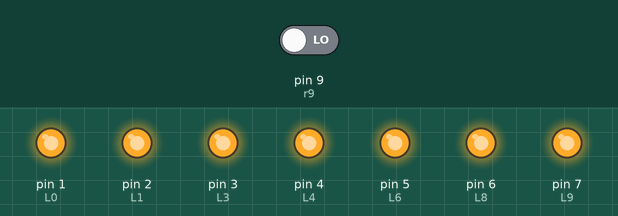
A sketch run on a simulated Arduino Uno, built with avr-gcc and run on an emulated ATmega328P. Shown: output pins drawn as LEDs (lit = HIGH). The inputs (shaded band) are chosen by the test bench; at power-on: pin 9 (r9) LOW.

Above: at 1.2 s.
1.3 s: pin 9 (r9) driven HIGH
At 2.1 s:
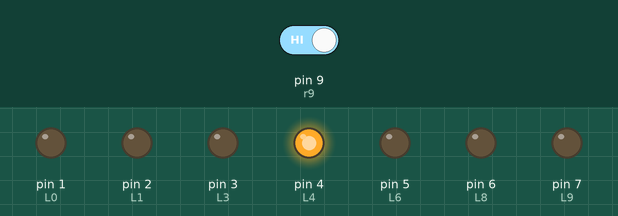
4.3 s: pin 9 (r9) driven LOW
At 4.9 s:
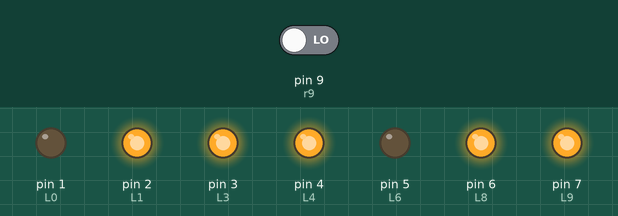
Timing chart, 0 to 7.3 s (numbered marks = the images above; inputs shaded):
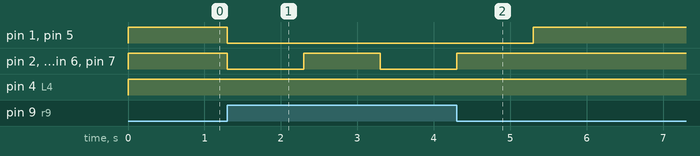

Measured:
- after the input at 1.3 s, pin 1 (L0), pin 5 (L6): HIGH → LOW at once; pin 2 (L1), pin 3 (L3), pin 6 (L8), pin 7 (L9): HIGH → LOW at once, → HIGH 1.0 s later, → LOW 1.0 s later
- after the input at 4.3 s, pin 1 (L0), pin 5 (L6): LOW → HIGH after 1.0 s; pin 2 (L1), pin 3 (L3), pin 6 (L8), pin 7 (L9): goes on until 4.3 s, then stays HIGH

The sketch:

7seg.ino
```cpp
int L0=1,L1=2,L3=3,L4=4,L6=5,L8=6,L9=7,r9=9,r10=10,r11=11,r12=12;
void setup() {
  pinMode(L0, OUTPUT);
  pinMode(L1, OUTPUT);
  pinMode(L3, OUTPUT);
  pinMode(L4, OUTPUT);
  pinMode(L6, OUTPUT);
  pinMode(L8, OUTPUT);
  pinMode(L9, OUTPUT);
  pinMode(r9, INPUT);
  pinMode(r10, INPUT);
  pinMode(r11, INPUT);
  pinMode(r12, INPUT);
}

// the loop function runs over and over again forever
void loop() {
  if(digitalRead(r9) == HIGH){
    digitalWrite(L0, LOW);
  digitalWrite(L1, LOW);
  digitalWrite(L3, LOW);
  digitalWrite(L4, HIGH);
  digitalWrite(L6, LOW);
  digitalWrite(L8, LOW);
  digitalWrite(L9, LOW);
  delay(1000);
  digitalWrite(L0, LOW);
  digitalWrite(L1, HIGH);
  digitalWrite(L3, HIGH);
  digitalWrite(L4, HIGH);
  digitalWrite(L6, LOW);
  digitalWrite(L8, HIGH);
  digitalWrite(L9, HIGH);
  delay(1000);
  }
  else{
    digitalWrite(L0, HIGH);
  digitalWrite(L1, HIGH);
  digitalWrite(L3, HIGH);
  digitalWrite(L4, HIGH);
  digitalWrite(L6, HIGH);
  digitalWrite(L8, HIGH);
  digitalWrite(L9, HIGH);
  }
}
```
